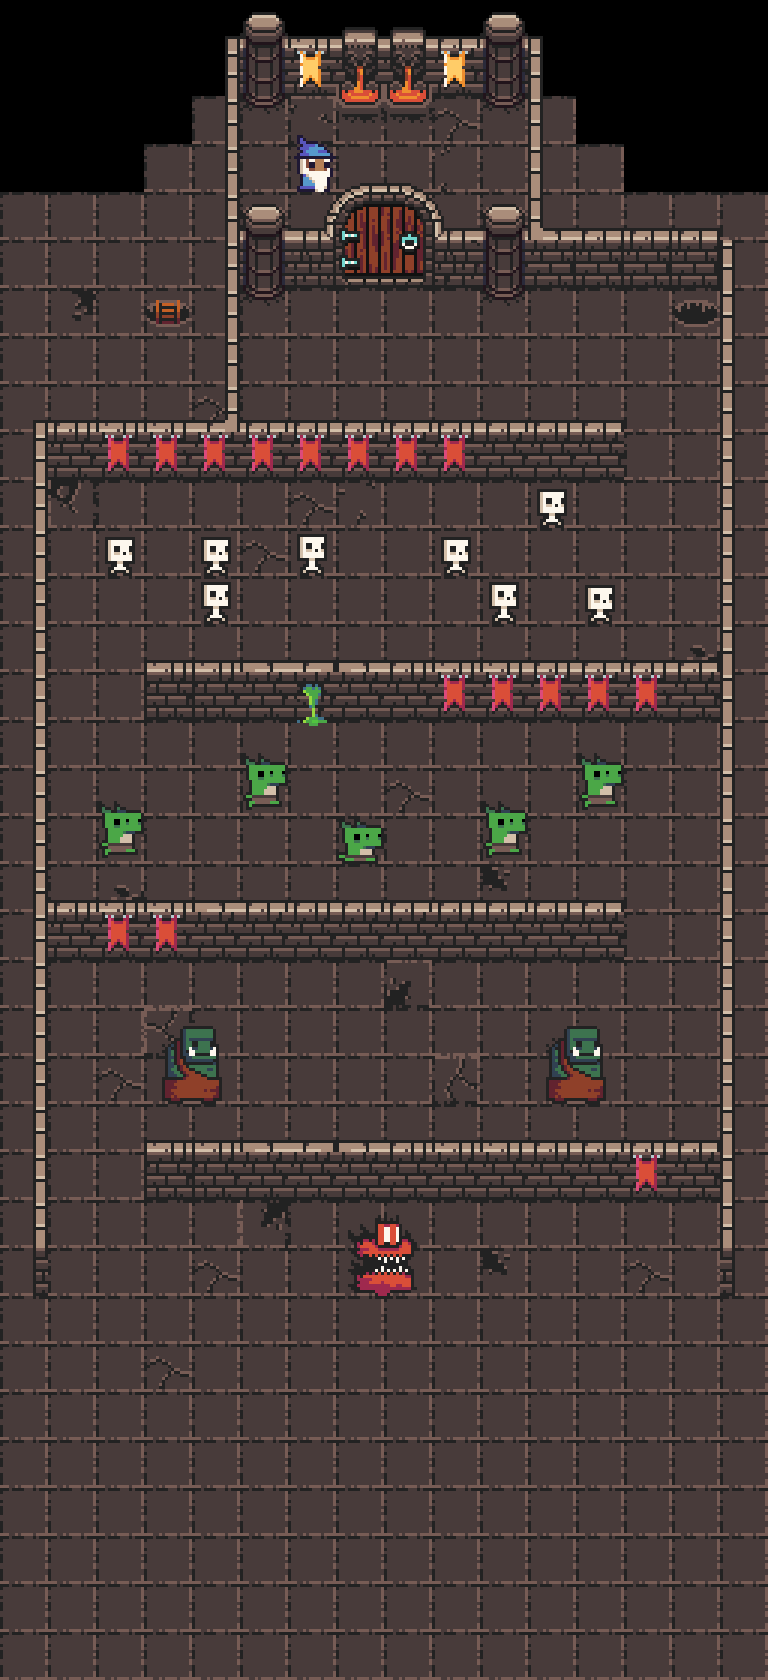

Below is a game level as drawn by its tile map, then a one-line description and the .tmx file that defines it, in full:
An orthogonal 16x35 tile map with 48x48 px tiles, 4 tile layers (ground, walls, items, characters).

<map version="1.5" tiledversion="1.7.2" orientation="orthogonal" renderorder="right-down" width="16" height="35" tilewidth="48" tileheight="48" infinite="0" nextlayerid="6" nextobjectid="3">
 <editorsettings>
  <export target="../../../../../defold/tests/tilemap_001/tilemap/retro_tilemap/0x72_DungeonTilesetII_v1.lua" format="lua" />
 </editorsettings>
 <tileset firstgid="1" source="0x72_DungeonTilesetII_v1.4_48x48.tsx" />
 <layer id="2" name="ground" width="16" height="35">
  <data encoding="csv">
0,0,0,0,0,0,0,0,0,0,0,0,0,0,0,0,
0,0,0,0,0,130,130,130,130,130,130,0,0,0,756,0,
0,0,0,0,130,164,1610612868,1610612900,130,131,132,130,0,0,756,0,
0,756,0,130,130,130,130,130,130,163,130,130,130,0,0,0,
130,130,130,130,130,295,130,130,130,130,295,130,130,130,130,130,
130,130,130,130,130,162,2684354724,2684354692,130,130,130,130,130,130,130,130,
130,194,130,196,130,130,130,130,130,130,130,130,130,130,295,130,
130,130,130,130,130,130,130,130,130,130,130,130,130,130,130,130,
130,130,130,130,131,130,130,130,130,130,130,130,130,130,130,130,
130,130,130,130,130,130,130,130,130,130,130,130,130,130,130,130,
130,2684354722,130,130,130,130,131,132,130,130,130,130,130,130,130,130,
130,130,130,130,130,131,130,130,130,130,130,130,130,130,130,130,
130,130,130,130,130,130,130,130,130,130,130,130,130,130,130,130,
130,130,130,130,130,130,130,130,130,130,130,130,130,130,164,130,
130,130,130,130,130,130,130,130,130,130,130,130,130,130,130,130,
130,130,130,130,130,130,197,130,130,130,130,130,130,130,130,130,
130,130,130,130,130,130,130,130,131,130,130,130,130,130,130,130,
130,130,130,130,130,130,130,130,130,130,130,130,130,130,130,130,
130,130,164,130,130,130,130,130,130,130,195,130,130,130,130,130,
130,130,130,130,130,130,130,130,130,130,130,130,130,130,130,130,
130,130,130,130,130,130,130,130,1610612931,130,130,130,130,130,130,130,
130,130,130,3221225603,130,130,130,130,130,130,130,130,130,130,130,130,
130,130,131,130,130,130,130,130,130,1610612867,130,130,130,130,130,130,
130,130,130,130,130,130,130,130,130,130,130,130,130,130,130,130,
130,130,130,130,130,130,130,130,130,130,130,130,130,130,130,130,
130,130,130,130,130,2684354755,130,130,130,130,130,130,130,130,130,130,
130,130,130,130,131,130,130,130,130,130,195,130,130,131,130,130,
130,130,130,130,130,130,130,130,130,130,130,130,130,130,130,130,
130,130,130,131,130,130,130,130,130,130,130,130,130,130,130,130,
130,130,130,130,130,130,130,130,130,130,130,130,130,130,130,130,
130,130,130,130,130,130,130,130,130,130,130,130,130,130,130,130,
130,130,130,130,130,130,130,130,130,130,130,130,130,130,130,130,
130,130,130,130,130,130,130,130,130,130,130,130,130,130,130,130,
130,130,130,130,130,130,130,130,130,130,130,130,130,130,130,130,
130,130,130,130,130,130,130,130,130,130,130,130,130,130,130,130
</data>
 </layer>
 <layer id="1" name="walls" width="16" height="35">
  <data encoding="csv">
0,0,0,0,225,3,2,2,3,4,3,226,0,0,0,0,
0,0,0,0,257,35,99,34,35,99,35,258,0,0,0,0,
0,0,0,0,257,0,0,0,0,0,0,258,0,0,0,0,
0,0,0,0,257,0,418,0,0,421,0,258,0,0,0,0,
0,0,0,0,257,2,325,4,4,325,4,262,4,4,4,0,
0,0,0,0,257,34,485,36,35,35,36,36,36,36,36,258,
0,0,0,0,257,0,0,0,0,0,0,0,0,0,0,258,
0,0,0,0,257,0,0,0,0,0,0,0,0,0,0,258,
225,3,2,2,261,4,3,4,4,3,4,3,4,0,0,258,
257,35,66,66,66,66,66,66,66,66,35,35,35,0,0,258,
257,0,0,0,0,0,0,0,0,0,0,0,0,0,0,258,
257,0,418,0,0,421,0,421,0,0,0,0,0,0,0,258,
257,0,0,0,0,0,0,0,0,0,0,0,0,0,0,258,
257,0,0,2,2,326,325,326,3,2,2,3,4,3,4,258,
257,0,0,34,34,35,165,35,35,66,66,66,66,66,35,258,
257,0,0,0,0,0,418,0,0,421,0,421,0,0,0,258,
257,0,0,0,0,0,0,0,0,0,0,0,0,0,0,258,
257,0,0,0,0,0,0,0,0,0,0,0,0,0,0,258,
257,3,2,2,326,4,3,4,4,3,4,3,4,0,0,258,
257,35,66,66,35,35,35,35,35,35,35,35,35,0,0,258,
257,0,0,0,0,0,0,0,0,0,0,0,0,0,438,258,
257,0,0,0,0,0,0,0,0,0,0,0,0,0,0,258,
257,0,0,0,0,0,0,0,0,0,0,0,0,0,438,258,
257,0,0,2,2,326,325,326,3,2,2,3,4,3,4,258,
257,0,0,34,34,35,35,35,35,35,35,35,35,66,35,258,
257,0,0,0,0,0,418,0,0,421,0,421,0,0,0,258,
289,0,0,0,0,0,0,0,0,0,0,0,0,0,0,290,
0,0,0,0,0,0,0,0,0,0,0,0,0,0,0,0,
0,0,0,0,0,0,0,0,0,0,0,0,0,0,0,0,
0,0,0,0,0,0,0,0,0,0,0,0,0,0,0,0,
0,0,0,0,0,0,0,0,0,0,0,0,0,0,0,0,
0,0,0,0,0,0,0,0,0,0,0,0,0,0,0,0,
0,0,0,0,0,0,0,0,0,0,0,0,0,0,0,0,
0,0,0,0,0,0,0,0,0,0,0,0,0,0,0,0,
0,0,0,0,0,0,0,0,0,0,0,0,0,0,0,0
</data>
 </layer>
 <layer id="3" name="items" width="16" height="35">
  <data encoding="csv">
0,0,0,0,0,167,0,6,6,0,167,0,0,0,0,0,
0,0,0,0,0,199,0,38,38,0,199,0,0,0,0,0,
0,0,0,0,0,231,0,70,70,0,231,0,0,0,0,0,
0,0,0,0,0,0,418,419,420,421,0,0,0,0,0,0,
0,0,0,0,0,167,450,451,452,453,167,0,0,0,0,0,
0,0,0,0,0,199,482,483,484,485,199,0,0,0,0,0,
0,0,0,0,0,231,0,0,0,0,231,0,0,0,0,0,
0,0,0,0,0,0,0,0,0,0,0,0,0,0,0,0,
0,0,0,0,0,0,0,0,0,0,0,0,0,0,0,0,
0,0,0,0,0,0,0,0,0,0,0,0,0,0,0,0,
0,0,0,0,0,0,0,0,0,0,0,0,0,0,0,0,
0,0,0,0,0,0,0,0,0,0,0,0,0,0,0,0,
0,0,0,0,0,0,0,0,0,0,0,0,0,0,0,0,
0,0,0,0,0,0,0,0,0,0,0,0,0,0,0,0,
0,0,0,0,0,0,0,0,0,0,0,0,0,0,0,0,
0,0,0,0,0,0,0,0,0,0,0,0,0,0,0,0,
0,0,0,0,0,0,0,0,0,0,0,0,0,0,0,0,
0,0,0,0,0,0,0,0,0,0,0,0,0,0,0,0,
0,0,0,0,0,0,0,0,0,0,0,0,0,0,0,0,
0,0,0,0,0,0,0,0,0,0,0,0,0,0,0,0,
0,0,0,0,0,0,0,0,0,0,0,0,0,0,0,0,
0,0,0,0,0,0,0,0,0,0,0,0,0,0,0,0,
0,0,0,0,0,0,0,0,0,0,0,0,0,0,0,0,
0,0,0,0,0,0,0,0,0,0,0,0,0,0,0,0,
0,0,0,0,0,0,0,0,0,0,0,0,0,0,0,0,
0,0,0,0,0,0,0,0,0,0,0,0,0,0,0,0,
0,0,0,0,0,0,0,0,0,0,0,0,0,0,0,0,
0,0,0,0,0,0,0,0,0,0,0,0,0,0,0,0,
0,0,0,0,0,0,0,0,0,0,0,0,0,0,0,0,
0,0,0,0,0,0,0,0,0,0,0,0,0,0,0,0,
0,0,0,0,0,0,0,0,0,0,0,0,0,0,0,0,
0,0,0,0,0,0,0,0,0,0,0,0,0,0,0,0,
0,0,0,0,0,0,0,0,0,0,0,0,0,0,0,0,
0,0,0,0,0,0,0,0,0,0,0,0,0,0,0,0,
0,0,0,0,0,0,0,0,0,0,0,0,0,0,0,0
</data>
 </layer>
 <layer id="4" name="characters" width="16" height="35">
  <data encoding="csv">
0,0,0,0,0,0,0,0,0,0,0,0,0,0,0,0,
0,0,0,0,0,0,0,0,0,0,0,0,0,0,0,0,
0,0,0,0,0,0,329,0,0,0,0,0,0,0,0,0,
0,0,0,0,0,0,361,0,0,0,0,0,0,0,0,0,
0,0,0,0,0,0,0,0,0,0,0,0,0,0,0,0,
0,0,0,0,0,0,0,0,0,0,0,0,0,0,0,0,
0,0,0,0,0,0,0,0,0,0,0,0,0,0,0,0,
0,0,0,0,0,0,0,0,0,0,0,0,0,0,0,0,
0,0,0,0,0,0,0,0,0,0,0,0,0,0,0,0,
0,0,0,0,0,0,0,0,0,0,0,0,0,0,0,0,
0,0,0,0,0,0,0,0,0,0,0,187,0,0,0,0,
0,0,187,0,187,0,184,0,0,187,0,0,0,0,0,0,
0,0,0,0,184,0,0,0,0,0,184,0,187,0,0,0,
0,0,0,0,0,0,0,0,0,0,0,0,0,0,0,0,
0,0,0,0,0,0,0,0,0,0,0,0,0,0,0,0,
0,0,0,0,0,462,0,0,0,0,0,0,462,0,0,0,
0,0,462,0,0,494,0,459,0,0,462,0,494,0,0,0,
0,0,494,0,0,0,0,491,0,0,494,0,0,0,0,0,
0,0,0,0,0,0,0,0,0,0,0,0,0,0,0,0,
0,0,0,0,0,0,0,0,0,0,0,0,0,0,0,0,
0,0,0,0,0,0,0,0,0,0,0,0,0,0,0,0,
0,0,0,642,643,0,0,0,0,0,0,642,643,0,0,0,
0,0,0,674,675,0,0,0,0,0,0,674,675,0,0,0,
0,0,0,0,0,0,0,0,0,0,0,0,0,0,0,0,
0,0,0,0,0,0,0,0,0,0,0,0,0,0,0,0,
0,0,0,0,0,0,0,752,753,0,0,0,0,0,0,0,
0,0,0,0,0,0,0,784,785,0,0,0,0,0,0,0,
0,0,0,0,0,0,0,0,0,0,0,0,0,0,0,0,
0,0,0,0,0,0,0,0,0,0,0,0,0,0,0,0,
0,0,0,0,0,0,0,0,0,0,0,0,0,0,0,0,
0,0,0,0,0,0,0,0,0,0,0,0,0,0,0,0,
0,0,0,0,0,0,0,0,0,0,0,0,0,0,0,0,
0,0,0,0,0,0,0,0,0,0,0,0,0,0,0,0,
0,0,0,0,0,0,0,0,0,0,0,0,0,0,0,0,
0,0,0,0,0,0,0,0,0,0,0,0,0,0,0,0
</data>
 </layer>
</map>